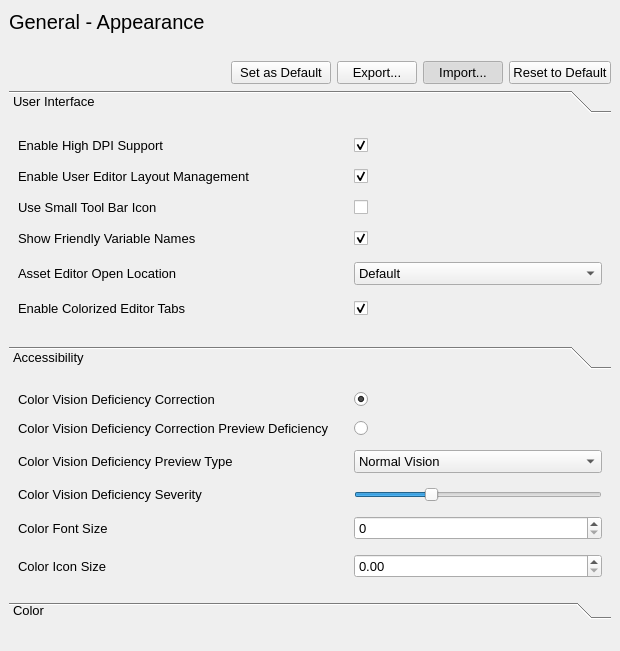
<?xml version="1.0" encoding="UTF-8"?>
<ui version="4.0">
 <class>MainWindow</class>
 <widget class="QMainWindow" name="MainWindow">
  <property name="geometry">
   <rect>
    <x>0</x>
    <y>0</y>
    <width>620</width>
    <height>651</height>
   </rect>
  </property>
  <property name="windowTitle">
   <string>Editor</string>
  </property>
  <widget class="QWidget" name="centralwidget">
   <layout class="QVBoxLayout" name="verticalLayout">
    <item>
     <widget class="QLabel" name="label">
      <property name="font">
       <font>
        <pointsize>15</pointsize>
       </font>
      </property>
      <property name="text">
       <string>General - Appearance</string>
      </property>
     </widget>
    </item>
    <item>
     <layout class="QHBoxLayout" name="horizontalLayout">
      <property name="topMargin">
       <number>20</number>
      </property>
      <item>
       <spacer name="horizontalSpacer">
        <property name="orientation">
         <enum>Qt::Horizontal</enum>
        </property>
        <property name="sizeHint" stdset="0">
         <size>
          <width>40</width>
          <height>20</height>
         </size>
        </property>
       </spacer>
      </item>
      <item>
       <widget class="QPushButton" name="pushButton_4">
        <property name="minimumSize">
         <size>
          <width>100</width>
          <height>0</height>
         </size>
        </property>
        <property name="font">
         <font>
          <pointsize>10</pointsize>
         </font>
        </property>
        <property name="text">
         <string>Set as Default</string>
        </property>
       </widget>
      </item>
      <item>
       <widget class="QPushButton" name="pushButton_3">
        <property name="minimumSize">
         <size>
          <width>80</width>
          <height>0</height>
         </size>
        </property>
        <property name="font">
         <font>
          <pointsize>10</pointsize>
         </font>
        </property>
        <property name="text">
         <string>Export...</string>
        </property>
       </widget>
      </item>
      <item>
       <widget class="QPushButton" name="pushButton_2">
        <property name="minimumSize">
         <size>
          <width>80</width>
          <height>0</height>
         </size>
        </property>
        <property name="font">
         <font>
          <pointsize>10</pointsize>
         </font>
        </property>
        <property name="text">
         <string>Import...</string>
        </property>
        <property name="checkable">
         <bool>true</bool>
        </property>
        <property name="checked">
         <bool>true</bool>
        </property>
       </widget>
      </item>
      <item>
       <widget class="QPushButton" name="pushButton">
        <property name="minimumSize">
         <size>
          <width>100</width>
          <height>0</height>
         </size>
        </property>
        <property name="font">
         <font>
          <pointsize>10</pointsize>
         </font>
        </property>
        <property name="text">
         <string>Reset to Default</string>
        </property>
       </widget>
      </item>
     </layout>
    </item>
    <item>
     <widget class="QToolBox" name="toolBox">
      <property name="minimumSize">
       <size>
        <width>0</width>
        <height>250</height>
       </size>
      </property>
      <property name="maximumSize">
       <size>
        <width>16777215</width>
        <height>250</height>
       </size>
      </property>
      <property name="font">
       <font>
        <pointsize>10</pointsize>
       </font>
      </property>
      <property name="currentIndex">
       <number>0</number>
      </property>
      <widget class="QWidget" name="page_2">
       <property name="geometry">
        <rect>
         <x>0</x>
         <y>0</y>
         <width>602</width>
         <height>220</height>
        </rect>
       </property>
       <attribute name="label">
        <string>User Interface</string>
       </attribute>
       <layout class="QGridLayout" name="gridLayout">
        <item row="4" column="1">
         <widget class="QCheckBox" name="checkBox_4">
          <property name="text">
           <string/>
          </property>
          <property name="checked">
           <bool>true</bool>
          </property>
         </widget>
        </item>
        <item row="1" column="0">
         <widget class="QLabel" name="label_2">
          <property name="minimumSize">
           <size>
            <width>330</width>
            <height>0</height>
           </size>
          </property>
          <property name="font">
           <font>
            <pointsize>10</pointsize>
           </font>
          </property>
          <property name="text">
           <string>Enable High DPI Support</string>
          </property>
         </widget>
        </item>
        <item row="3" column="0">
         <widget class="QLabel" name="label_4">
          <property name="font">
           <font>
            <pointsize>10</pointsize>
           </font>
          </property>
          <property name="text">
           <string>Use Small Tool Bar Icon</string>
          </property>
         </widget>
        </item>
        <item row="5" column="0">
         <widget class="QLabel" name="label_6">
          <property name="font">
           <font>
            <pointsize>10</pointsize>
           </font>
          </property>
          <property name="text">
           <string>Asset Editor Open Location</string>
          </property>
         </widget>
        </item>
        <item row="2" column="1">
         <widget class="QCheckBox" name="checkBox_2">
          <property name="text">
           <string/>
          </property>
          <property name="checked">
           <bool>true</bool>
          </property>
         </widget>
        </item>
        <item row="5" column="1">
         <widget class="QComboBox" name="comboBox">
          <property name="font">
           <font>
            <pointsize>10</pointsize>
           </font>
          </property>
          <item>
           <property name="text">
            <string>Default</string>
           </property>
          </item>
          <item>
           <property name="text">
            <string>Not Default</string>
           </property>
          </item>
          <item>
           <property name="text">
            <string>New Item</string>
           </property>
          </item>
          <item>
           <property name="text">
            <string>New Item</string>
           </property>
          </item>
          <item>
           <property name="text">
            <string>New Item</string>
           </property>
          </item>
         </widget>
        </item>
        <item row="3" column="1">
         <widget class="QCheckBox" name="checkBox_3">
          <property name="text">
           <string/>
          </property>
         </widget>
        </item>
        <item row="4" column="0">
         <widget class="QLabel" name="label_5">
          <property name="font">
           <font>
            <pointsize>10</pointsize>
           </font>
          </property>
          <property name="text">
           <string>Show Friendly Variable Names</string>
          </property>
         </widget>
        </item>
        <item row="1" column="1">
         <widget class="QCheckBox" name="checkBox">
          <property name="text">
           <string/>
          </property>
          <property name="checked">
           <bool>true</bool>
          </property>
         </widget>
        </item>
        <item row="2" column="0">
         <widget class="QLabel" name="label_3">
          <property name="font">
           <font>
            <pointsize>10</pointsize>
           </font>
          </property>
          <property name="text">
           <string>Enable User Editor Layout Management</string>
          </property>
         </widget>
        </item>
        <item row="6" column="0">
         <widget class="QLabel" name="label_7">
          <property name="font">
           <font>
            <pointsize>10</pointsize>
           </font>
          </property>
          <property name="text">
           <string>Enable Colorized Editor Tabs</string>
          </property>
         </widget>
        </item>
        <item row="6" column="1">
         <widget class="QCheckBox" name="checkBox_5">
          <property name="text">
           <string/>
          </property>
          <property name="checked">
           <bool>true</bool>
          </property>
         </widget>
        </item>
       </layout>
      </widget>
     </widget>
    </item>
    <item>
     <widget class="QToolBox" name="toolBox_2">
      <property name="minimumSize">
       <size>
        <width>0</width>
        <height>250</height>
       </size>
      </property>
      <property name="maximumSize">
       <size>
        <width>16777215</width>
        <height>250</height>
       </size>
      </property>
      <property name="font">
       <font>
        <pointsize>10</pointsize>
       </font>
      </property>
      <property name="currentIndex">
       <number>0</number>
      </property>
      <widget class="QWidget" name="page_3">
       <property name="geometry">
        <rect>
         <x>0</x>
         <y>0</y>
         <width>602</width>
         <height>220</height>
        </rect>
       </property>
       <attribute name="label">
        <string>Accessibility</string>
       </attribute>
       <layout class="QGridLayout" name="gridLayout_2">
        <item row="2" column="2">
         <widget class="QComboBox" name="comboBox_2">
          <property name="font">
           <font>
            <pointsize>10</pointsize>
           </font>
          </property>
          <item>
           <property name="text">
            <string>Normal Vision</string>
           </property>
          </item>
          <item>
           <property name="text">
            <string>New Item</string>
           </property>
          </item>
          <item>
           <property name="text">
            <string>New Item</string>
           </property>
          </item>
          <item>
           <property name="text">
            <string>New Item</string>
           </property>
          </item>
         </widget>
        </item>
        <item row="4" column="0">
         <widget class="QLabel" name="label_12">
          <property name="font">
           <font>
            <pointsize>10</pointsize>
           </font>
          </property>
          <property name="text">
           <string>Color Font Size</string>
          </property>
         </widget>
        </item>
        <item row="1" column="2">
         <widget class="QRadioButton" name="radioButton_2">
          <property name="text">
           <string/>
          </property>
         </widget>
        </item>
        <item row="3" column="0">
         <widget class="QLabel" name="label_10">
          <property name="font">
           <font>
            <pointsize>10</pointsize>
           </font>
          </property>
          <property name="text">
           <string>Color Vision Deficiency Severity</string>
          </property>
         </widget>
        </item>
        <item row="1" column="0">
         <widget class="QLabel" name="label_9">
          <property name="font">
           <font>
            <pointsize>10</pointsize>
           </font>
          </property>
          <property name="text">
           <string>Color Vision Deficiency Correction Preview Deficiency</string>
          </property>
         </widget>
        </item>
        <item row="3" column="2">
         <widget class="QSlider" name="horizontalSlider">
          <property name="maximum">
           <number>10</number>
          </property>
          <property name="value">
           <number>3</number>
          </property>
          <property name="orientation">
           <enum>Qt::Horizontal</enum>
          </property>
         </widget>
        </item>
        <item row="2" column="0">
         <widget class="QLabel" name="label_11">
          <property name="font">
           <font>
            <pointsize>10</pointsize>
           </font>
          </property>
          <property name="text">
           <string>Color Vision Deficiency Preview Type</string>
          </property>
         </widget>
        </item>
        <item row="0" column="2">
         <widget class="QRadioButton" name="radioButton">
          <property name="text">
           <string/>
          </property>
          <property name="checked">
           <bool>true</bool>
          </property>
         </widget>
        </item>
        <item row="0" column="0">
         <widget class="QLabel" name="label_8">
          <property name="minimumSize">
           <size>
            <width>330</width>
            <height>0</height>
           </size>
          </property>
          <property name="font">
           <font>
            <pointsize>10</pointsize>
           </font>
          </property>
          <property name="text">
           <string>Color Vision Deficiency Correction</string>
          </property>
         </widget>
        </item>
        <item row="5" column="0">
         <widget class="QLabel" name="label_13">
          <property name="font">
           <font>
            <pointsize>10</pointsize>
           </font>
          </property>
          <property name="text">
           <string>Color Icon Size</string>
          </property>
         </widget>
        </item>
        <item row="4" column="2">
         <widget class="QSpinBox" name="spinBox">
          <property name="font">
           <font>
            <pointsize>10</pointsize>
           </font>
          </property>
         </widget>
        </item>
        <item row="5" column="2">
         <widget class="QDoubleSpinBox" name="doubleSpinBox">
          <property name="font">
           <font>
            <pointsize>10</pointsize>
           </font>
          </property>
         </widget>
        </item>
       </layout>
      </widget>
     </widget>
    </item>
    <item>
     <widget class="QToolBox" name="toolBox_3">
      <property name="maximumSize">
       <size>
        <width>16777215</width>
        <height>40</height>
       </size>
      </property>
      <property name="font">
       <font>
        <pointsize>10</pointsize>
       </font>
      </property>
      <property name="currentIndex">
       <number>0</number>
      </property>
      <widget class="QWidget" name="page_4">
       <property name="geometry">
        <rect>
         <x>0</x>
         <y>0</y>
         <width>602</width>
         <height>17</height>
        </rect>
       </property>
       <attribute name="label">
        <string>Color</string>
       </attribute>
      </widget>
     </widget>
    </item>
   </layout>
  </widget>
 </widget>
 <resources/>
 <connections/>
</ui>
